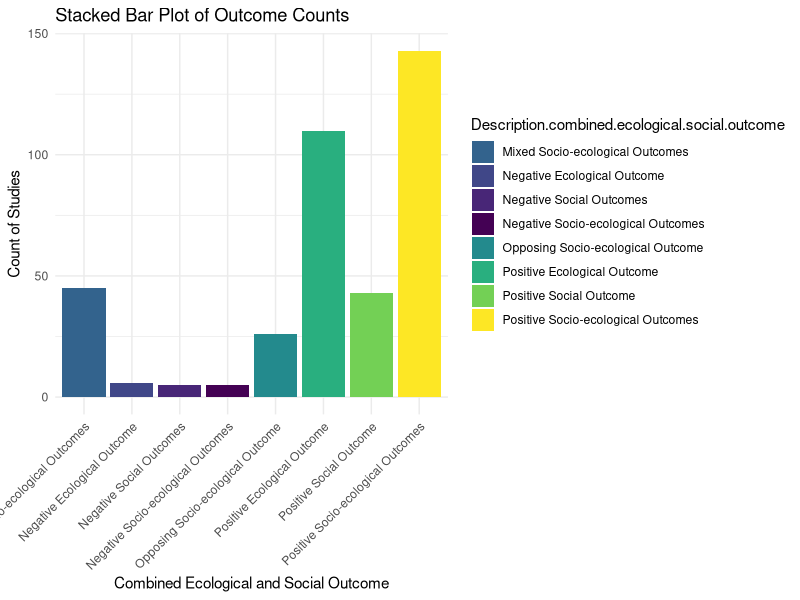
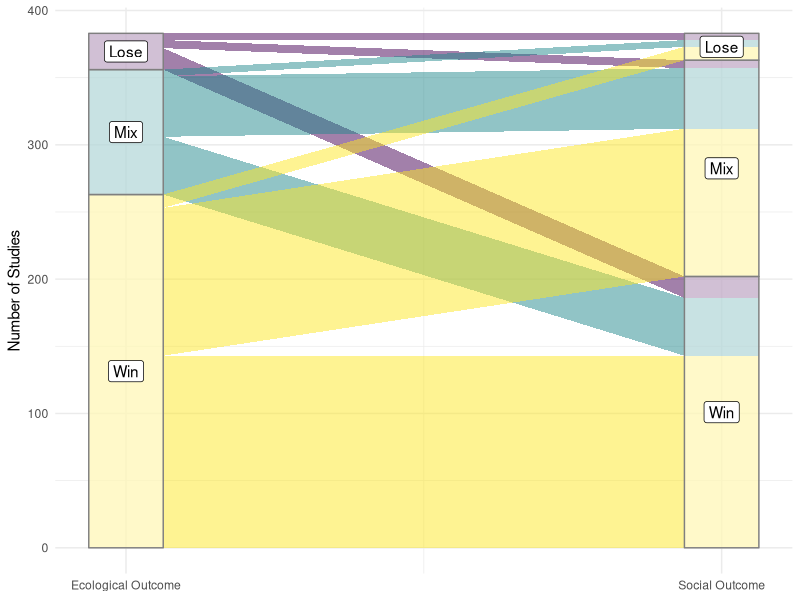
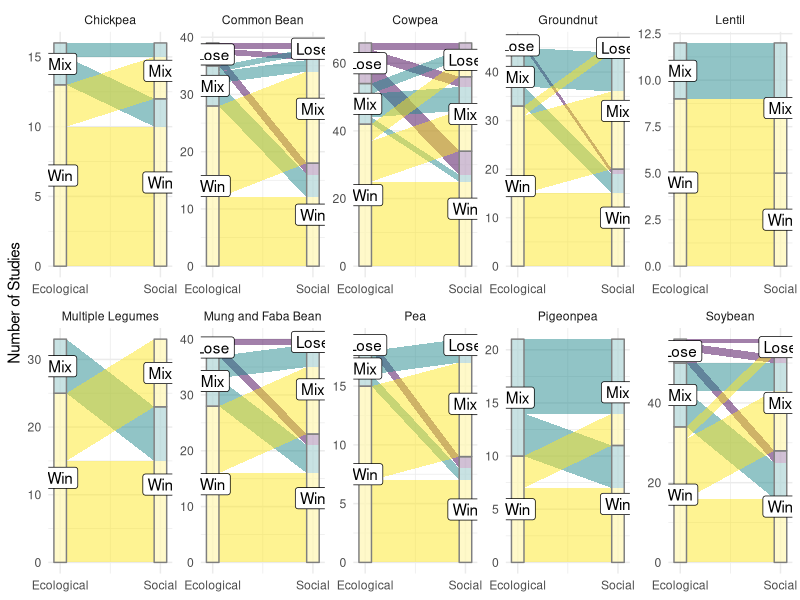

Generate these figures, in order, with R:
############################################################################################
#    Generating alluvial plots for Social Ecological Data on Legume Introduction Food Systems
#    By: Anonymysed for double-blind peer review
#    Date: 2023-2024
############################################################################################

# Study are map plus some inset graphs to provide more information 
# Sub plots of the % of studies that were win win within each country
# Similar to https://www.nature.com/articles/s41893-023-01246-x

# 1. install libraries and get data directory#####
# Install only the required libraries
install.packages(c("dplyr", "scales", "tidyverse", "ggplot2", "ggpubr", "ggalluvial"))

# Load only the used libraries
library(dplyr)      # Load dplyr for data manipulation
library(scales)     # Load scales for data transformation
library(tidyverse)  # Load tidyverse for data manipulation and visualization
library(ggplot2)    # Load ggplot2 for data visualization
library(ggpubr)     # Load ggpubr for combining ggplot2 plots
library(ggalluvial) # Load ggalluvial for creating alluvial plots


# 2. set directories#####

wd <- "Insert filepath here"

# Read CSV file into a dataframe
df <- read.csv("Data_maps_and_alluvial_socio_ecological.csv")

# Summarize the count of studies grouped by combined ecological and social outcomes
df_summary <- df %>%
  group_by(Description.combined.ecological.social.outcome) %>%  # Group data by combined outcome description
  summarize(StudiesCount = n())  # Count the number of studies in each group

# Create a stacked bar plot to visualize the counts of different outcomes
ggplot(df_summary, aes(x = Description.combined.ecological.social.outcome, y = StudiesCount, fill = Description.combined.ecological.social.outcome)) +
  geom_bar(stat = "identity") +  # Use bars to represent the counts
  theme_minimal() +  # Apply a minimal theme to the plot
  labs(x = "Combined Ecological and Social Outcome", y = "Count of Studies", title = "Stacked Bar Plot of Outcome Counts") +  # Add labels and title
  theme(axis.text.x = element_text(angle = 45, hjust = 1)) +  # Rotate x-axis labels for better readability
  scale_fill_manual(values = c("Negative Ecological Outcome" = "#404788FF",  # Define custom colors for the different outcomes
                               "Negative Social Outcomes" = "#482677FF",          
                               "Negative Socio-ecological Outcomes" = "#440154FF",
                               "Opposing Socio-ecological Outcome" = "#238a8dFF", 
                               "Mixed Socio-ecological Outcomes" = "#33638DFF",
                               "Positive Ecological Outcome" = "#29af7f",      
                               "Positive Social Outcome" = "#73d055FF",          
                               "Positive Socio-ecological Outcomes" = "#FDE725FF"))  # Customize the fill colors

# Summarize the count of studies grouped by both ecological and social outcomes
df_summary <- df %>%
  group_by(Ecological.outcome, Social.outcome) %>%  # Group by both ecological and social outcomes
  summarize(n = n())  # Count the number of studies in each combination of outcomes

# Create an alluvial plot to visualize the relationship between ecological and social outcomes
ggplot(as.data.frame(df_summary),
       aes(y = n, axis1 = Ecological.outcome, axis2 = Social.outcome)) +  # Map y to count, and define two axes
  geom_alluvium(aes(fill = Ecological.outcome), width = 1/8, knot.pos = 0) +  # Add alluvium flows colored by ecological outcome
  geom_stratum(width = 1/8, fill = "white", color = "#7f7f7f", alpha = .5) +  # Add strata (segments) with a defined appearance
  #geom_stratum(aes(fill = Ecological.outcome), fill = "#7f7f7f", alpha = .25, width = 1/8) +  # Optional: Uncomment to recolor ecological strata
  #geom_stratum(aes(fill = Social.outcome), fill = "#7f7f7f", alpha = .25, width = 1/8) +  # Optional: Uncomment to recolor social strata
  guides(fill = "none") +  # Disable legend for fill
  geom_label(stat = "stratum", aes(label = after_stat(stratum))) +  # Add labels to strata
  scale_fill_manual(values = c("Win" = "#FDE725FF", "Mix" = "#238a8dFF", "Lose" = "#440154FF")) +  # Define custom colors for alluvial flows
  scale_x_continuous(breaks = 1:2, labels = c("Ecological Outcome", "Social Outcome")) +  # Set x-axis labels for the two axes
  labs(y = "Number of Studies") +  # Set y-axis label
  theme_minimal()  # Apply a minimal theme to the plot

# Specify the legumes you want to include in the analysis
selected_grain_legumes <- c("Chickpea", "Common Bean", "Cowpea", "Groundnut", "Lentil", "Mung and Faba Bean",
                            "Pea", "Pigeonpea", "Soybean", "Multiple Legumes")

# Summarize the dataset for the selected legumes by counting the occurrences of each combination of ecological and social outcomes
df_legume_summary <- df %>%
  filter(Legume %in% selected_grain_legumes) %>%  # Filter the dataframe to include only the selected legumes
  group_by(Legume, Ecological.outcome, Social.outcome) %>%  # Group the data by legume, ecological outcome, and social outcome
  summarize(n = n())  # Count the number of studies in each group and create a summary dataframe

# Create an alluvial plot to visualize the relationship between ecological and social outcomes for the selected legumes
ggplot(as.data.frame(df_legume_summary),
       aes(y = n, axis1 = Ecological.outcome, axis2 = Social.outcome)) +  # Map y to the count and define the two axes
  geom_alluvium(aes(fill = `Ecological.outcome`), width = 1/8, knot.pos = 0) +  # Add alluvial flows colored by ecological outcome
  geom_stratum(width = 1/8, fill = "white", color = "#7f7f7f", alpha = .5) +  # Add strata (segments) with a defined appearance
  guides(fill = "none") +  # Disable legend for fill
  geom_label(stat = "stratum", aes(label = after_stat(stratum))) +  # Add labels to the strata showing their names
  scale_fill_manual(values = c("Win" = "#FDE725FF", "Mix" = "#238a8dFF", "Lose" = "#440154FF")) +  # Define custom colors for the alluvial flows
  scale_x_continuous(breaks = 1:2, labels = c("Ecological", "Social")) +  # Set x-axis labels for the two axes
  labs(y = "Number of Studies") +  # Set y-axis label
  theme_minimal() +  # Apply a minimal theme to the plot
  facet_wrap(~ Legume, scales = "free", nrow = 2)  # Create separate plots for each legume, allowing y-axis scales to vary


